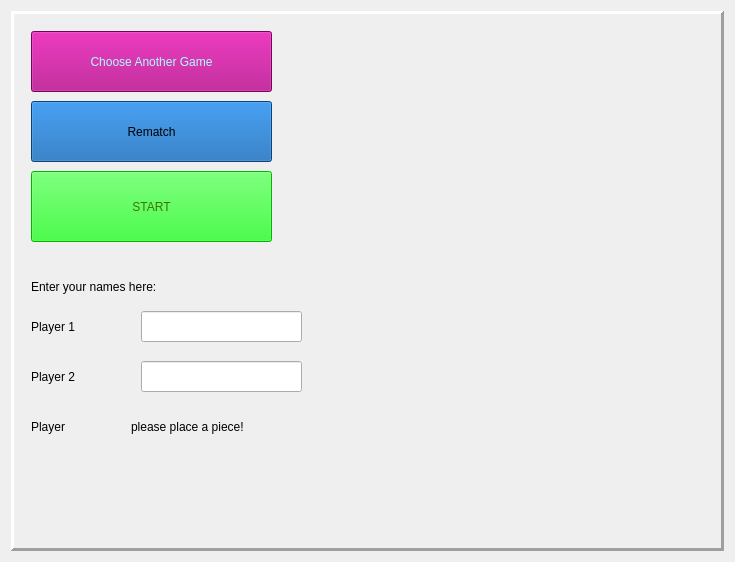
<?xml version="1.0" encoding="UTF-8"?>
<ui version="4.0">
 <class>HexWindow</class>
 <widget class="QWidget" name="HexWindow">
  <property name="geometry">
   <rect>
    <x>0</x>
    <y>0</y>
    <width>735</width>
    <height>562</height>
   </rect>
  </property>
  <property name="windowTitle">
   <string>HEX Game</string>
  </property>
  <layout class="QHBoxLayout" name="horizontalLayout">
   <item>
    <widget class="hexframe" name="framehex">
     <property name="frameShape">
      <enum>QFrame::Panel</enum>
     </property>
     <property name="frameShadow">
      <enum>QFrame::Raised</enum>
     </property>
     <property name="lineWidth">
      <number>3</number>
     </property>
     <widget class="QPushButton" name="chooseButton">
      <property name="geometry">
       <rect>
        <x>20</x>
        <y>20</y>
        <width>241</width>
        <height>61</height>
       </rect>
      </property>
      <property name="styleSheet">
       <string notr="true">background-color: rgb(170, 0, 127);
color: rgb(170, 255, 255);
font: 75 12pt &quot;Times New Roman&quot;;</string>
      </property>
      <property name="text">
       <string>Choose Another Game</string>
      </property>
     </widget>
     <widget class="QPushButton" name="rematchButton">
      <property name="geometry">
       <rect>
        <x>20</x>
        <y>90</y>
        <width>241</width>
        <height>61</height>
       </rect>
      </property>
      <property name="styleSheet">
       <string notr="true">background-color: rgb(11, 96, 176);
font: 75 14pt &quot;Times New Roman&quot;;
color: rgb(0, 0, 0);</string>
      </property>
      <property name="text">
       <string>Rematch</string>
      </property>
     </widget>
     <widget class="QPushButton" name="pushButton">
      <property name="geometry">
       <rect>
        <x>20</x>
        <y>160</y>
        <width>241</width>
        <height>71</height>
       </rect>
      </property>
      <property name="styleSheet">
       <string notr="true">background-color: rgb(0, 255, 0);
font: 75 22pt &quot;Times New Roman&quot;;
color: rgb(59, 117, 0);</string>
      </property>
      <property name="text">
       <string>START</string>
      </property>
     </widget>
     <widget class="QLabel" name="labelPlayer2">
      <property name="geometry">
       <rect>
        <x>20</x>
        <y>350</y>
        <width>91</width>
        <height>31</height>
       </rect>
      </property>
      <property name="styleSheet">
       <string notr="true">font: 17pt &quot;Times New Roman&quot;;</string>
      </property>
      <property name="text">
       <string>Player 2</string>
      </property>
     </widget>
     <widget class="QLineEdit" name="txtP1">
      <property name="geometry">
       <rect>
        <x>130</x>
        <y>300</y>
        <width>161</width>
        <height>31</height>
       </rect>
      </property>
     </widget>
     <widget class="QLabel" name="labelPlayer1">
      <property name="geometry">
       <rect>
        <x>20</x>
        <y>300</y>
        <width>91</width>
        <height>31</height>
       </rect>
      </property>
      <property name="styleSheet">
       <string notr="true">font: 17pt &quot;Times New Roman&quot;;</string>
      </property>
      <property name="text">
       <string>Player 1</string>
      </property>
     </widget>
     <widget class="QLabel" name="Names">
      <property name="geometry">
       <rect>
        <x>20</x>
        <y>250</y>
        <width>301</width>
        <height>51</height>
       </rect>
      </property>
      <property name="styleSheet">
       <string notr="true">font: 75 20pt &quot;Times New Roman&quot;;</string>
      </property>
      <property name="text">
       <string>Enter your names here:</string>
      </property>
     </widget>
     <widget class="QLineEdit" name="txtP2">
      <property name="geometry">
       <rect>
        <x>130</x>
        <y>350</y>
        <width>161</width>
        <height>31</height>
       </rect>
      </property>
     </widget>
     <widget class="QLabel" name="label">
      <property name="geometry">
       <rect>
        <x>120</x>
        <y>400</y>
        <width>231</width>
        <height>31</height>
       </rect>
      </property>
      <property name="styleSheet">
       <string notr="true">font: 17pt &quot;Times New Roman&quot;;</string>
      </property>
      <property name="text">
       <string>please place a piece!</string>
      </property>
     </widget>
     <widget class="QLabel" name="whosTurn">
      <property name="geometry">
       <rect>
        <x>20</x>
        <y>400</y>
        <width>81</width>
        <height>31</height>
       </rect>
      </property>
      <property name="styleSheet">
       <string notr="true">font: 17pt &quot;Times New Roman&quot;;</string>
      </property>
      <property name="text">
       <string>Player</string>
      </property>
     </widget>
    </widget>
   </item>
  </layout>
 </widget>
 <customwidgets>
  <customwidget>
   <class>hexframe</class>
   <extends>QFrame</extends>
   <header location="global">hexframe.h</header>
   <container>1</container>
  </customwidget>
 </customwidgets>
 <resources/>
 <connections/>
</ui>
